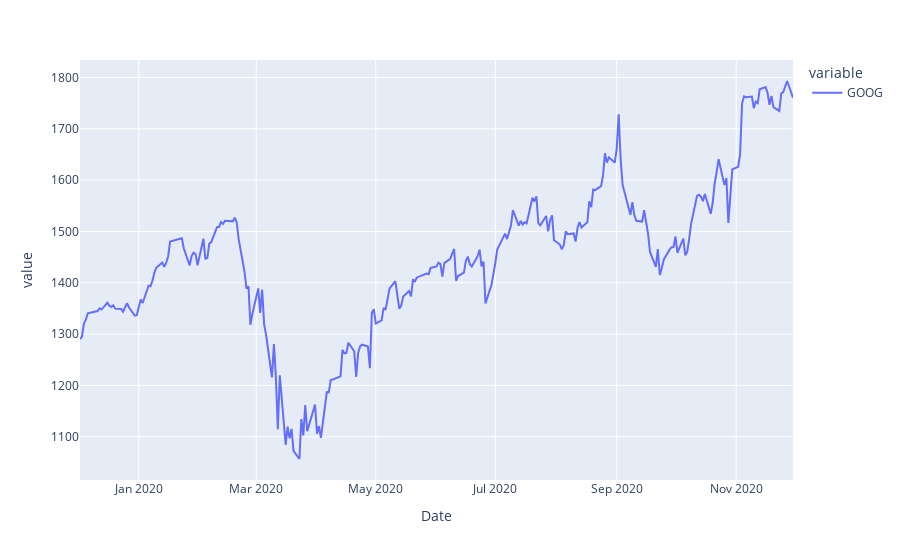

This figure's notebook cell:
### Code cell
px.line(master.GOOG)

### Figure 1 — Plotly figure (JSON) as saved in the notebook; plotly's stock layout.template omitted (floating-point values rounded to 4 significant figures; data arrays with more than 128 entries replaced by an {"elided": "..."} marker saying what was removed)
{"data": [{"hovertemplate": "variable=GOOG<br>Date=%{x}<br>value=%{y}<extra></extra>", "legendgroup": "GOOG", "line": {"color": "#636efa", "dash": "solid"}, "mode": "lines", "name": "GOOG", "orientation": "v", "showlegend": true, "type": "scatter", "x": {"elided": "252 str values"}, "xaxis": "x", "y": {"elided": "252 float values"}, "yaxis": "y"}], "layout": {"autosize": true, "legend": {"title": {"text": "variable"}, "tracegroupgap": 0}, "margin": {"t": 60}, "xaxis": {"anchor": "y", "autorange": true, "domain": [0, 1], "range": ["2019-12-02", "2020-11-30"], "title": {"text": "Date"}, "type": "date"}, "yaxis": {"anchor": "x", "autorange": true, "domain": [0, 1], "range": [1016.0, 1834.0], "title": {"text": "value"}, "type": "linear"}}}
